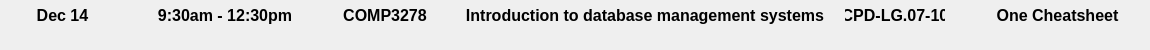
        <widget class="QWidget" name="Exam9">

            <property name="geometry">
                <rect>
                <x>25</x>
                <y>480</y>
                <width>1150</width>
                <height>50</height>
                </rect>
            </property>
        
            <property name="sizePolicy">
                <sizepolicy hsizetype="Preferred" vsizetype="Preferred">
                <horstretch>0</horstretch>
                <verstretch>0</verstretch>
                </sizepolicy>
            </property>
        
            <property name="font">
                <font>
                <family>Arial</family>
                <pointsize>12</pointsize>
                <weight>75</weight>
                <bold>true</bold>
                </font>
            </property>

            <property name="styleSheet">
                <string notr="true">
                    QLabel{
                        color: rgb(0, 0, 0);
                    }
                </string>
            </property>

            <widget class="QLabel" name="Date9Label">

                <property name="geometry">
                    <rect>
                    <x>0</x>
                    <y>0</y>
                    <width>125</width>
                    <height>30</height>
                    </rect>
                </property>

                <property name="text">
                    <string>Dec 14</string>
                </property>

                <property name="alignment">
                    <set>Qt::AlignCenter|Qt::AlignHCenter|Qt::AlignLeading|Qt::AlignVCenter</set>
                </property>

            </widget>

            <widget class="QLabel" name="Time9Label">

                <property name="geometry">
                    <rect>
                    <x>145</x>
                    <y>0</y>
                    <width>160</width>
                    <height>30</height>
                    </rect>
                </property>
    
                <property name="text">
                    <string>9:30am - 12:30pm</string>
                </property>
    
                <property name="alignment">
                    <set>Qt::AlignCenter|Qt::AlignHCenter|Qt::AlignLeading|Qt::AlignVCenter</set>
                </property>
                
            </widget>

            <widget class="QLabel" name="CourseCode9Label">
            
                <property name="geometry">
                    <rect>
                    <x>325</x>
                    <y>0</y>
                    <width>120</width>
                    <height>30</height>
                    </rect>
                </property>
    
                <property name="text">
                    <string>COMP3278</string>
                </property>
    
                <property name="alignment">
                    <set>Qt::AlignCenter|Qt::AlignHCenter|Qt::AlignLeading|Qt::AlignVCenter</set>
                </property>
    
            </widget>

            <widget class="QLabel" name="CourseTitle9Label">
            
                <property name="geometry">
                    <rect>
                    <x>465</x>
                    <y>0</y>
                    <width>360</width>
                    <height>30</height>
                    </rect>
                </property>
    
                <property name="text">
                    <string>Introduction to database management systems</string>
                </property>
    
                <property name="alignment">
                    <set>Qt::AlignCenter|Qt::AlignHCenter|Qt::AlignLeading|Qt::AlignVCenter</set>
                </property>
    
            </widget>
    
            <widget class="QLabel" name="Venue9Label">
            
                <property name="geometry">
                    <rect>
                    <x>845</x>
                    <y>0</y>
                    <width>100</width>
                    <height>30</height>
                    </rect>
                </property>
    
                <property name="text">
                    <string>CPD-LG.07-10</string>
                </property>
    
                <property name="alignment">
                    <set>Qt::AlignCenter|Qt::AlignHCenter|Qt::AlignLeading|Qt::AlignVCenter</set>
                </property>
    
            </widget>

            <widget class="QLabel" name="Format9Label">

                <property name="geometry">
                    <rect>
                    <x>965</x>
                    <y>0</y>
                    <width>185</width>
                    <height>30</height>
                    </rect>
                </property>
    
                <property name="text">
                    <string>One Cheatsheet</string>
                </property>
    
                <property name="alignment">
                    <set>Qt::AlignCenter|Qt::AlignHCenter|Qt::AlignLeading|Qt::AlignVCenter</set>
                </property>
    
            </widget>

        </widget>
